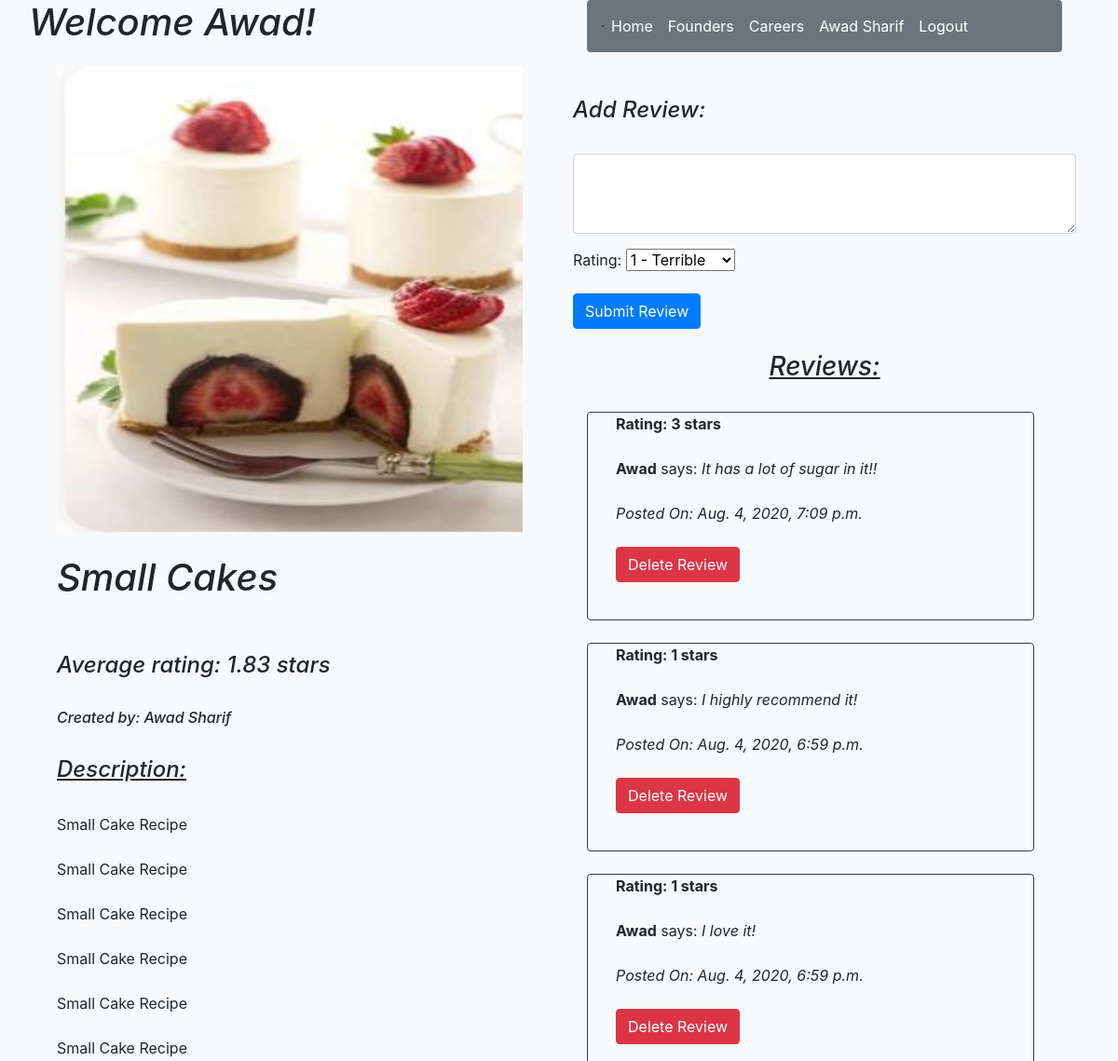
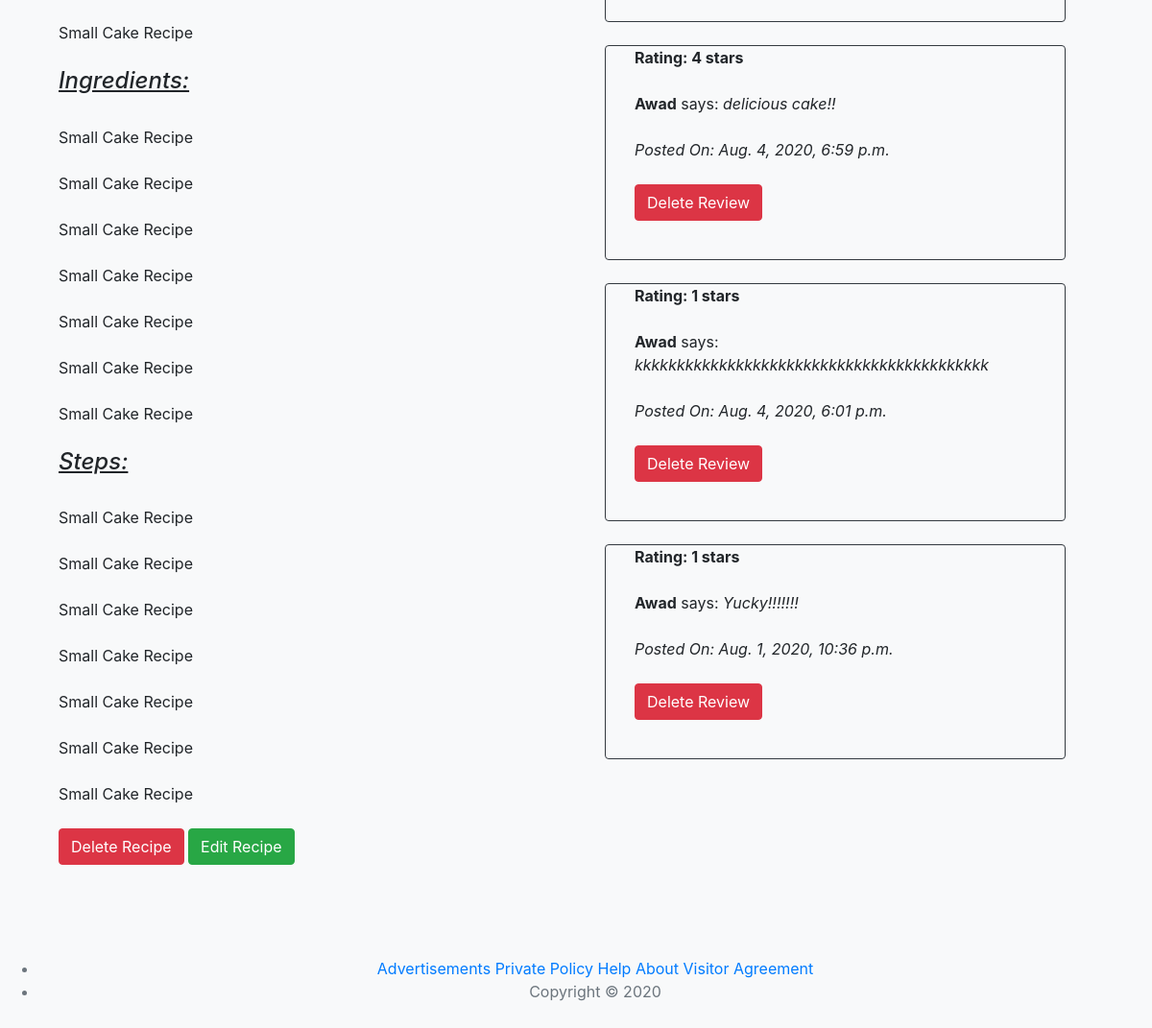
/dessert/info/9 (signed in), run on an earlier commit of the app's database (2 pictures, top to bottom).
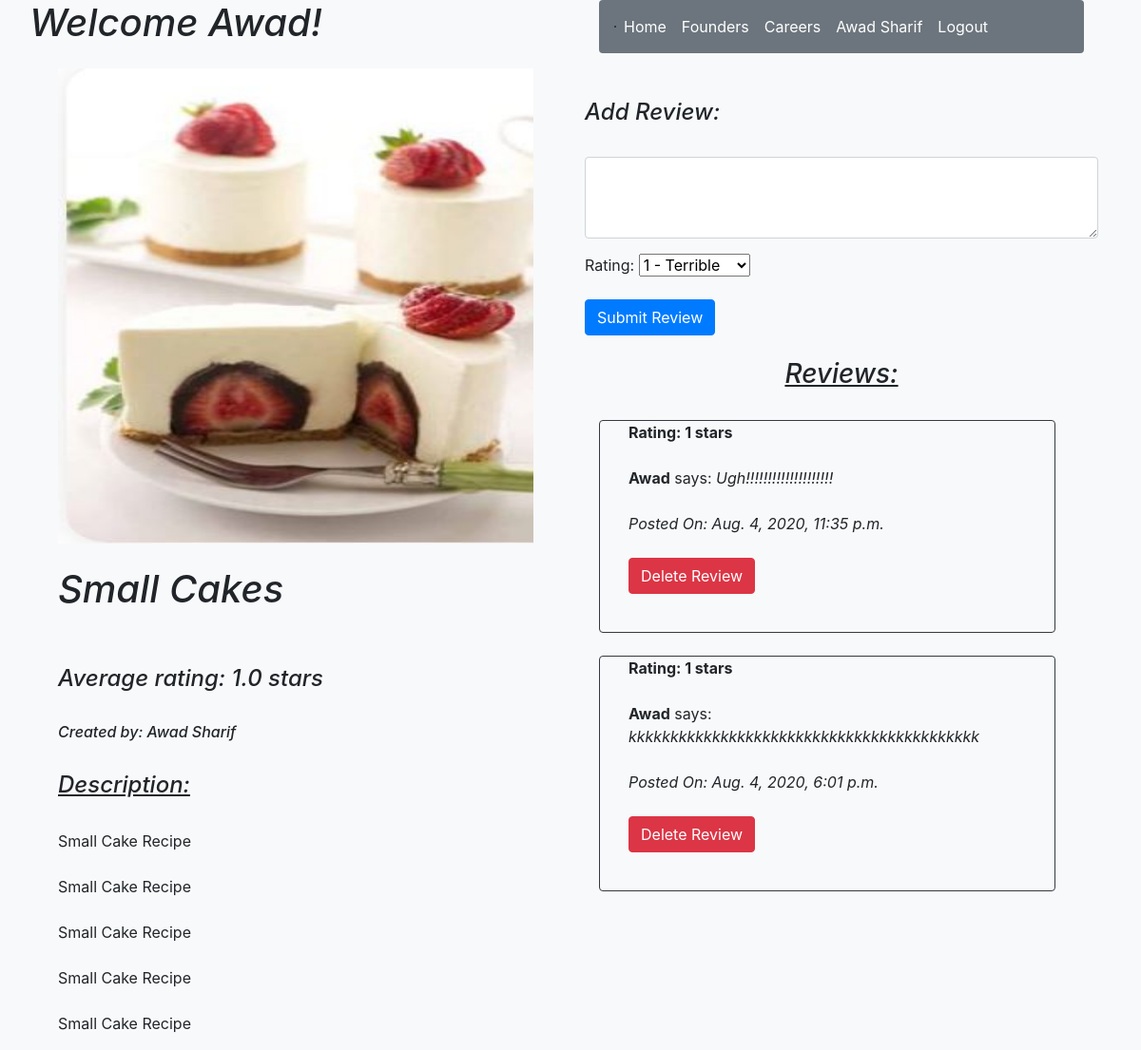
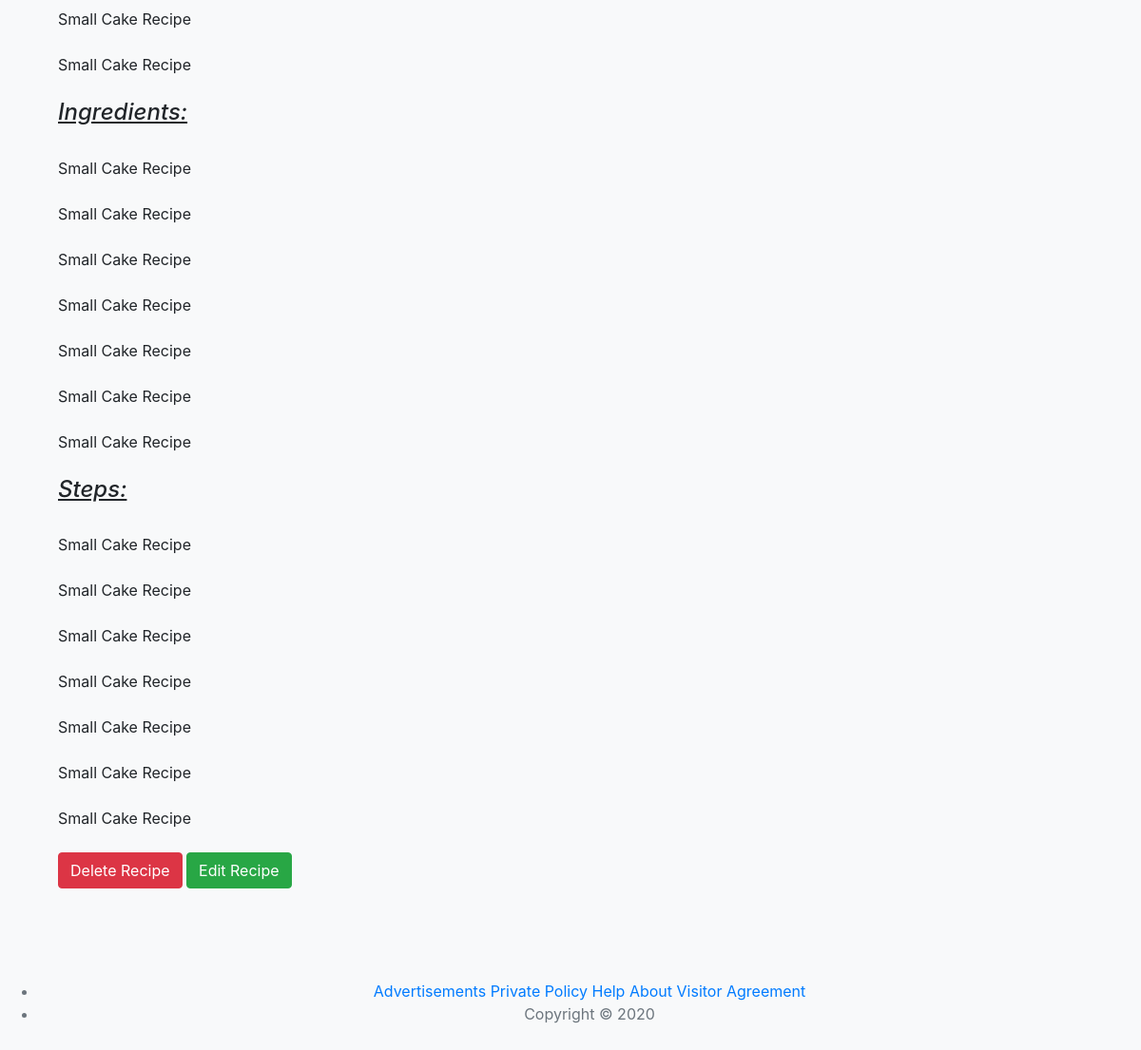
And on a later commit of the database (2 pictures, top to bottom).
### recipe_app/models.py (models this page shows)
class User(models.Model):
    first_name = models.CharField(max_length=255)
    last_name = models.CharField(max_length=255)
    email = models.EmailField(max_length=255)
    password = models.CharField(max_length=255)
    created_at = models.DateTimeField(auto_now_add=True)
    updated_at = models.DateTimeField(auto_now=True)
    objects = UserManager()

class Recipes(models.Model):
    name = models.CharField(max_length=255)
    summary = models.TextField()
    ingredients = models.TextField()
    steps = models.TextField()
    image = models.ImageField()
    owner = models.ForeignKey(User,related_name="recipes_of_user",on_delete = models.CASCADE)
    is_dessert = models.BooleanField()
    created_at = models.DateTimeField(auto_now_add=True)
    updated_at = models.DateTimeField(auto_now=True)
    objects = Recipes_Manager()

class Reviews(models.Model):
    content = models.TextField()
    rating = models.IntegerField()
    reviewer = models.ForeignKey(User,related_name="reviews_of_user",on_delete = models.CASCADE)
    recipe = models.ForeignKey(Recipes,related_name="reviews_of_recipe",on_delete = models.CASCADE)
    created_at = models.DateTimeField(auto_now_add=True)
    updated_at = models.DateTimeField(auto_now=True)
    objects = Reviews_Manager()

### recipe_app/views.py (the view)
# urls.py: path('dessert/info/<int:id>', views.dessert_info),
def dessert_info(request,id):
    if 'userid' not in request.session:
        return redirect('/')
    recipe = Recipes.objects.get(id=id)
    ingredients = recipe.ingredients.split('\n')
    summary = recipe.summary.split('\n')
    steps = recipe.steps.split('\n')
    rating = 0
    for review in recipe.reviews_of_recipe.all():
        rating += review.rating
    if len(recipe.reviews_of_recipe.all()) > 0:
        average_rating = round(rating / len(recipe.reviews_of_recipe.all()),2)
    else:
        average_rating = 0
    context = {
        'User': User.objects.get(id=request.session['userid']),
        'recipe': recipe,
        'ingredients': ingredients,
        'summaries': summary,
        'steps': steps,
        "Reviews": recipe.reviews_of_recipe.all().order_by("-created_at"),
        "rating": average_rating
    }
    return render(request,'dessert_info.html',context)

### recipe_app/templates/dessert_info.html (shortened to what this page needs)
{% load static %}
<!DOCTYPE html>
<html lang="en">
    <head>
        <link rel="stylesheet" href="https://stackpath.bootstrapcdn.com/bootstrap/4.5.0/css/bootstrap.min.css">
        <link rel="stylesheet" type="text/css" href="static/css/style.css">
    </head>
    <body class="bg-light">
        <div class="container">
            <div class="row">
                <div class="col-6 px-3">
                    <div class="form-group row">
                        <em><h1 class="active">Welcome {{User.first_name}}!</h1></em>
                    </div>
                    <div class="col-12">
                        <img src="{{recipe.image.url}}" width="500" height="500">
                    </div>
                    <div class="col-12">
                        <br>
                        <em><strong><h1>{{recipe.name}}</h1></strong></em>
                        <br><br>
                        <em><h4>Average rating: {{rating}} stars</h4></em>
                        <br>
                        <em><h6>Created by: {{recipe.owner.first_name}} {{recipe.owner.last_name}}</h6></em>
                        <br>
                        <em><u><h4>Description:</h4></u></em>
                        <br>
                        {% for summary in summaries %}
                            {{ summary }}
                            <br>
                        {% endfor %}
                        <br>
                        <em><u><h4>Ingredients: </h4></u></em>
                        <br>
                        {% for ingredient in ingredients %}
                            {{ ingredient }}
                            <br>
                        {% endfor %}
                        <br>
                        <em><u><h4>Steps: </h4></u></em>
                        <br>
                        {% for step in steps %}
                            {{ step }}
                            <br>
                        {% endfor %}
                        {% if User.id == recipe.owner.id %}
                            <br>
                            <a class="btn btn-danger" href="/dessert/delete/{{recipe.id}}" role="button">Delete Recipe</a>
                            <a class="btn btn-success" href="/dessert/edit/{{recipe.id}}" role="button">Edit Recipe</a>
                        {% endif %}
                    </div>
                </div>
                <div class="col-6">
                    <div class="col-12">
                        <nav class="navbar navbar-expand-lg rounded navbar-light bg-secondary">
                        <span class="border border-dark"></span>
                        <div class="collapse navbar-collapse" id="navbarNav">
                            <ul class="navbar-nav">
                                <li class="nav-item active">
                                    <a class="nav-link text-white" href="/desserts/page">Home</a>
                                </li>
                                <li class="nav-item active">
                                    <a class="nav-link text-white" href="/founders">Founders</a>
                                </li>
                                <li class="nav-item active">
                                    <a class="nav-link text-white" href="/#">Careers</a>
                                </li>
                                <li class="nav-item active">
                                    <a class="nav-link text-white" href="/userprofile/{{User.id}}">{{User.first_name}} {{User.last_name}}</a>
                                </li>
                                <li class="nav-item active">
                                    <a class="nav-link text-white" href="/logout">Logout</a>
                                </li>
                            </ul>
                        </div>
                    </nav>
                    </div>
                    <br><br>
                    <form action="/dessert/review/add" method="post" id="dessert_review">
                        <div class="form-group">
                            <em><h4>Add Review: </h4></em>
                            <br>
                            <textarea class="form-control" id="exampleFormControlTextarea1" name="Review" rows="3"></textarea>
                        </div>
                        <div class="form-group row">
                            <div class="col-12">
                                <label for="Rating">Rating:</label>
                                <select name="Rating" id="Rating">
                                    <option value="1">1 - Terrible</option>
                                </select>
                            </div>
                        </div>
                        <button type="submit" class="btn btn-primary">Submit Review</button>
                    </form>
                    <br>
                    <div class="col-12">
                        <u><em><h3 class="text-center">Reviews:</h3></em></u>
                        <br>
                        <div class="form-group row" id="reviews">
                            {% for review in Reviews %}
                                <br><br>
                                <div class="card-deck col-12 bg-dark-rounded">
                                    <br><br><br><br>
                                    <div class="card mb-4 bg-light rounded border border-dark">
                                        <div class="col-12">
                                            <div class="col-12">
                                                <b>Rating: {{review.rating}} stars</b>
                                                <br><br>
                                                <strong>{{review.reviewer.first_name}}</strong> says: <em>{{review.content}}</em>
                                                <br><br>
                                                <em>Posted On: {{review.created_at}}</em>
                                                <br><br>
                                                {% if User.id == review.reviewer.id %}
                                                    <div class="form-group row">
                                                        <div class="col-12">
                                                            <form action="/review/delete" method="POST" class="delete_review" review="{{review.id}}">
                                                                <button type="submit" class="btn btn-danger">Delete Review</button>
                                                            </form>
                                                        </div>
                                                    </div>
                                                {% endif %}
                                            </div>
                                            <br>
                                        </div>
                                    </div>
                                </div>
                                <br><br>
                            {% endfor %}
                        </div>
                    </div>
                </div>
            </div>
        </div>
        <footer class="my-5 pt-5 light text-muted text-center text-center">
            <ul>
                <li><a class="text-black" href="/advertisements">Advertisements</a>  <a href="/policy">Private Policy</a> <a href="/help">Help</a> <a href="/about">About</a> <a href="/policy">Visitor Agreement</a></li>
                <li>Copyright &copy;  2020</li>
            </ul>
        </footer>
    </body>
</html>

What changed in the data, as far as the page shows it:
removed Reviews: rating "3", reviewer.first_name "Awad", content "It has a lot of sugar in it!!", created_at "Aug. 4, 2020, 7:09 p.m."
removed Reviews: rating "1", reviewer.first_name "Awad", content "I highly recommend it!", created_at "Aug. 4, 2020, 6:59 p.m."
removed Reviews: rating "1", reviewer.first_name "Awad", content "I love it!", created_at "Aug. 4, 2020, 6:59 p.m."
removed Reviews: rating "4", reviewer.first_name "Awad", content "delicious cake!!", created_at "Aug. 4, 2020, 6:59 p.m."
removed Reviews: rating "1", reviewer.first_name "Awad", content "Yucky!!!!!!!", created_at "Aug. 1, 2020, 10:36 p.m."
added Reviews: rating "1", reviewer.first_name "Awad", content "Ugh!!!!!!!!!!!!!!!!!!!!", created_at "Aug. 4, 2020, 11:35 p.m."
Also different on the page:
{{ rating }}: "1.83" → "1.0"
